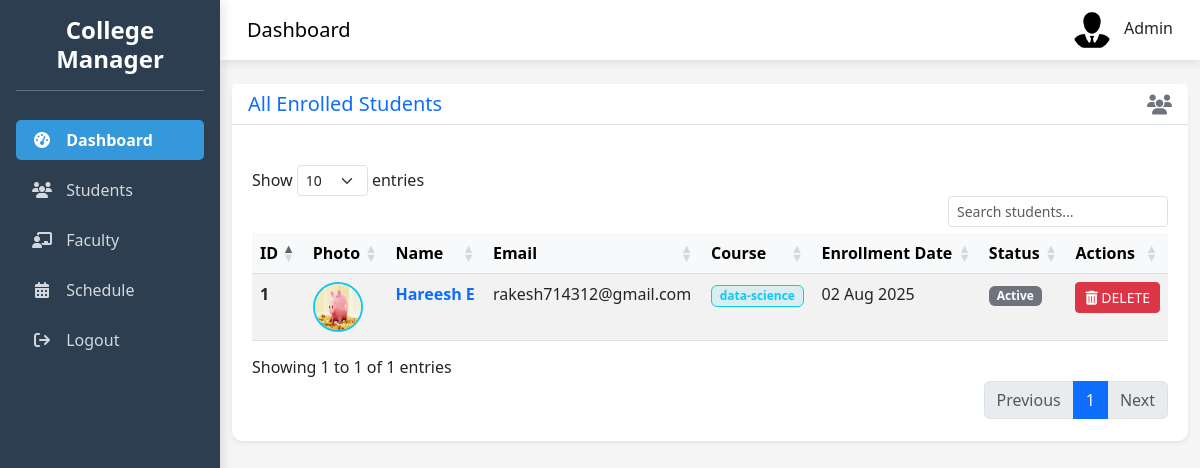
Page /view_all_students/ (signed in) on the committed database.
### app/models.py (models this page shows, shortened)
class CustomStudent(models.Model):
    user = models.OneToOneField(User, on_delete=models.CASCADE)
    user_type = models.CharField(max_length=10, default='student')
    phone_number = models.CharField(max_length=15, null=True)
    student_image = models.ImageField(upload_to='profile/')
    dob = models.DateField(null=True)
    gender = models.CharField(max_length=10, null=True)
    course = models.CharField(max_length=30, null=True)
    class Meta:
        db_table = 'CustomStudent'

### app/views.py (the view)
# urls.py: path('view_all_students/', view_all_students, name='view_all_students'),
@login_required(login_url='admin_login')
def view_all_students(request):
    students_list = CustomStudent.objects.all()
    paginator = Paginator(students_list, 10)
    page_number = request.GET.get('page')
    page_obj = paginator.get_page(page_number)
    return render(request, 'view_all_student.html', {
        'students': page_obj,
        'page_obj': page_obj,
        'is_paginated': paginator.num_pages > 1
    })

### templates/view_all_student.html (shortened to what this page needs)
{% extends 'adminDashboard.html' %}
{% block main %}
<div class="container-fluid py-4">
    <div class="row">
        <div class="col-12">
            <div class="card shadow-sm border-light">
                <div class="card-header bg-white border-bottom d-flex justify-content-between align-items-center">
                    <h5 class="mb-0 text-primary">All Enrolled Students</h5>
                    <i class="fas fa-users fa-lg text-secondary"></i>
                </div>
                <div class="card-body">
                    <div class="table-responsive" style="overflow-x: auto;">
                        <table class="table table-hover table-striped nowrap" id="studentsTable" style="width:100%">
                            <thead class="table-light">
                                <tr>
                                    <th>ID</th>
                                    <th>Photo</th>
                                    <th>Name</th>
                                    <th>Email</th>
                                    <th>Course</th>
                                    <th>Enrollment Date</th>
                                    <th>Status</th>
                                    <th>Actions</th>
                                </tr>
                            </thead>
                            <tbody>
                                {% for student in students %}
                                <tr class="student-row">
                                    <td data-label="ID" class="fw-bold">{{ student.id }}</td>
                                    <td data-label="Photo">
                                        {% if student.student_image %}
                                        <img src="{{ student.student_image.url }}" alt="{{ student.user.get_full_name }}"
                                             class="rounded-circle border border-2 border-info" width="50" height="50">
                                        {% else %}
                                        <div class="no-image bg-light rounded-circle d-flex align-items-center justify-content-center border"
                                             style="width:50px;height:50px;">
                                            <i class="fas fa-user text-muted fa-lg"></i>
                                        </div>
                                        {% endif %}
                                    </td>
                                    <td data-label="Name" class="text-primary fw-bold">{{ student.user.get_full_name }}</td>
                                    <td data-label="Email">{{ student.user.email }}</td>
                                    <td data-label="Course"><span class="badge bg-info bg-opacity-10 text-info border border-info">{{ student.course}}</span></td>
                                    <td data-label="Enrollment Date">{{ student.user.date_joined|date:"d M Y" }}</td>
                                    <td data-label="Status">
                                        <span class="badge {% if student.is_active %}bg-success{% else %}bg-secondary{% endif %}">
                                            {% if student.user.is_active %}Active{% else %}Inactive{% endif %}
                                        </span>
                                    </td>
                                    <td data-label="Actions">
                                        <div class="d-grid gap-2">
                                            <a href="{% url 'delete_student' student.user_id %}" class="btn btn-danger btn-sm" title="Delete">
                                                <i class="fas fa-trash-alt"></i> DELETE
                                            </a>
                                        </div>
                                    </td>
                                </tr>
                                {% empty %}
                                <tr>
                                    <td colspan="8" class="text-center text-muted py-4">No students found</td>
                                </tr>
                                {% endfor %}
                            </tbody>
                        </table>
                    </div>
                </div>
            </div>
        </div>
    </div>
</div>
<link rel="stylesheet" href="https://cdn.datatables.net/1.11.5/css/dataTables.bootstrap5.min.css">
{% endblock %}

### templates/adminDashboard.html (style rules this page uses)
:root { --primary-color: #3498db; --secondary-color: #2c3e50; --accent-color: #e74c3c; --light-color: #ecf0f1; --dark-color: #2c3e50; }
body { font-family: 'Segoe UI', Tahoma, Geneva, Verdana, sans-serif; background-color: #f5f5f5; overflow-x: hidden; }
.card { border: none; border-radius: 10px; box-shadow: 0 5px 15px rgba(0, 0, 0, 0.05); transition: transform 0.3s, box-shadow 0.3s; margin-bottom: 20px; }

### templates/view_all_student.html (style rules this page uses)
#studentsTable { border-collapse: collapse !important; }
.card-body { padding: 20px; }

### rows in the picture
CustomStudent: id "1", student_image (picture), user.get_full_name "Hareesh E", user.email "rakesh714312@gmail.com", course "data-science", user.date_joined "02 Aug 2025", shows "Active"
